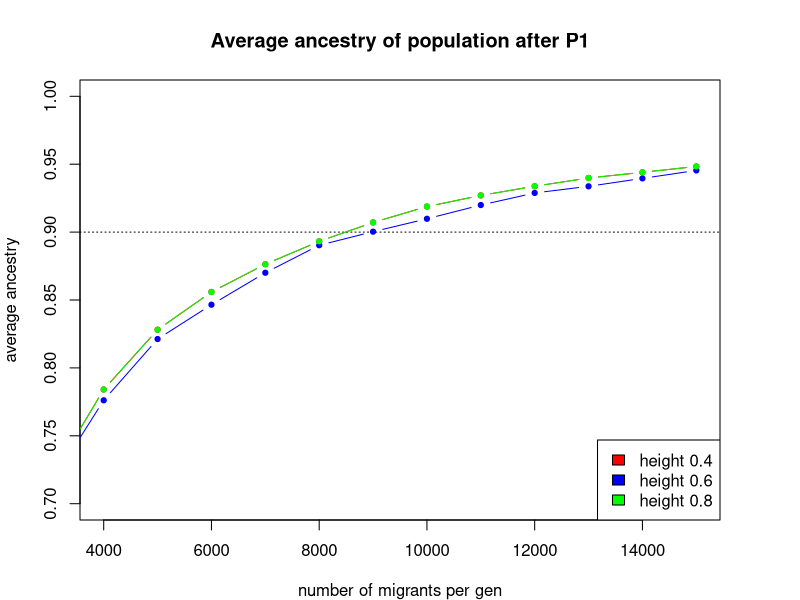

Write the R code that produced this figure.
# example R script for critical migration rate estimation figures

# results obtained from run_reps.sh

mig_per_gen = c(1000, 2000, 3000, 4000, 5000, 
                6000, 7000, 8000, 9000, 10000, 
                11000, 12000, 13000, 14000, 15000)

avg_ancestry_0.4 = c(0.412357, 0.602592, 0.708735, 0.770537, 0.814576, 
                     0.843215, 0.865086, 0.879715, 0.893329, 0.908003, 
                     0.914441, 0.920805, 0.928559, 0.933015, 0.938877)

avg_ancestry_0.6 = c(0.415234, 0.603883, 0.713453, 0.776136, 0.821243, 
                     0.846541, 0.87007, 0.890327, 0.900317, 0.90981, 
                     0.919925, 0.928831, 0.933719, 0.939561, 0.945417)

avg_ancestry_0.8 = c(0.409094, 0.609174, 0.717726, 0.784098, 0.828113, 
                     0.855928, 0.876346, 0.893204, 0.907108, 0.91881, 
                     0.927012, 0.93379, 0.939864, 0.944028, 0.948361)

(avg_ancestry_0.8[9] - avg_ancestry_0.6[9]) * 100
(avg_ancestry_0.6[9] - avg_ancestry_0.4[9]) * 100

par(mar=c(4, 4, 4, 4), xpd=F)
plot(mig_per_gen, avg_ancestry_0.8, xlim=c(4000, 15000), type="b", 
     pch=19, cex=0.7, main="Average ancestry of population after P1", 
     xlab="number of migrants per gen", ylab="average ancestry", 
     col="red", 
     ylim=c(0.7, 1)
     )
abline(h=0.9, lty=3)
points(mig_per_gen, avg_ancestry_0.6, type="b", pch=19, cex=0.7, 
       col="blue")
points(mig_per_gen, avg_ancestry_0.8, type="b", pch=19, cex=0.7, 
       col="green")
legend("bottomright", c("height 0.4", "height 0.6", "height 0.8"), fill=c("red", "blue", "green"))
